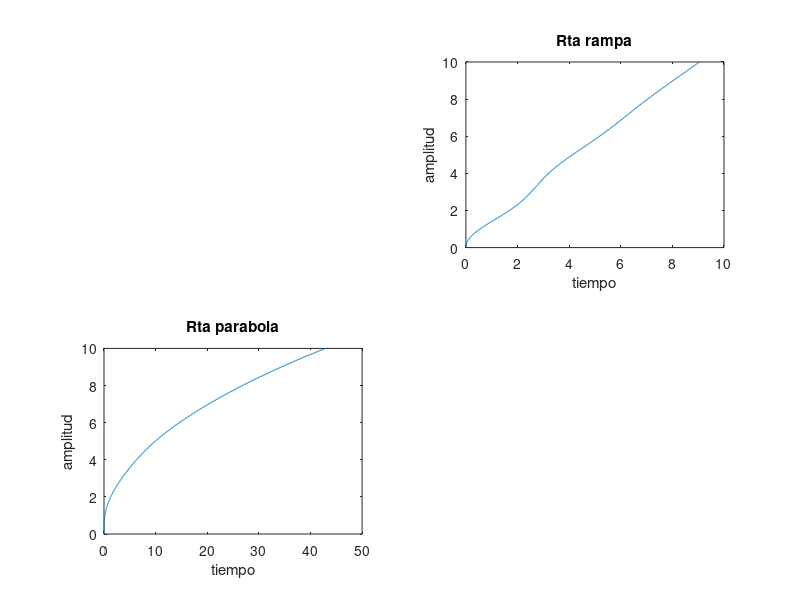

This figure's MATLAB source: (Note: this script raises an error after producing the figure.)
num = [1 2 1];
den = [1 1 3 1];

T = tf(num, den);

%Rta al escalon
figure;
subplot(2, 2, 1);
step(T);
title("Rta al escalon");
xlabel("tiempo");
ylabel("amplitud");

%Rta rampa
t = 0:0.01:10; %defino intervalo de tiempo
rampa = t;
[rta_rampa, t_rampa] = lsim(T, rampa, t); 
subplot(2, 2, 2);
plot(rta_rampa, t_rampa);
title("Rta rampa");
xlabel("tiempo");
ylabel("amplitud");

%Rta parabolica
t = 0:0.01:10; %defino intervalo de tiempo
parabola = 0.5*t.^2;
[rta_par, t_par] = lsim(T, parabola, t); 
subplot(2, 2, 3);
plot(rta_par, t_par);
title("Rta parabola");
xlabel("tiempo");
ylabel("amplitud");

sgtitle("Respuestas del sistema a diferentes entradas");


